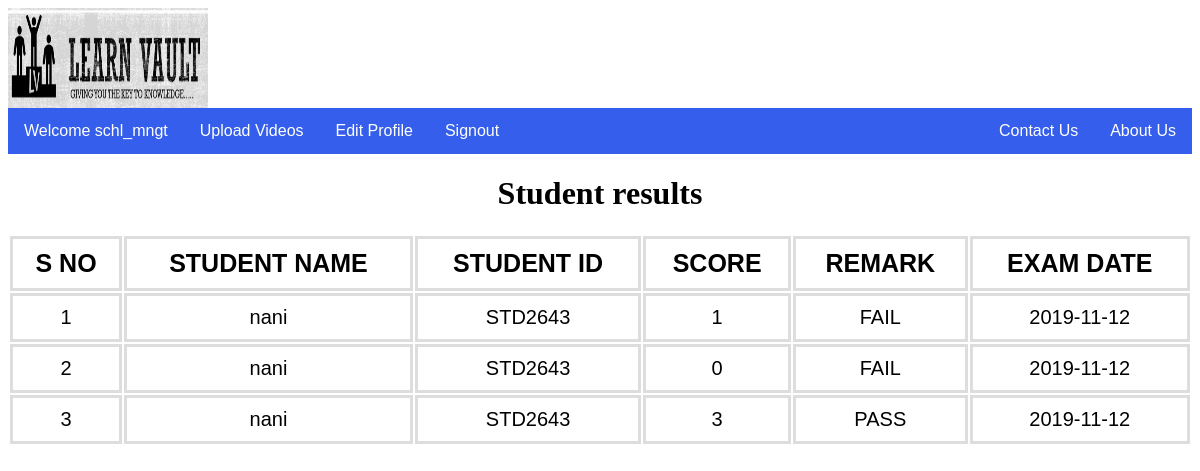
Screenshot of /api/all_results/ (signed in) with the database file from the repository.
### schl_app/models.py (models this page shows, shortened)
class StudentDetails(models.Model):
    student_name = models.ForeignKey(User, on_delete=models.CASCADE)
    student_id = models.CharField(max_length=200, null=True)
    standard = models.CharField(max_length=200, null=True)
    stu_father_name = models.CharField(max_length=200, null=True)
    gender = models.CharField(max_length=10, null=True)
    mobile_no = models.CharField(max_length=20, null=True)
    mail_id = models.CharField(max_length=200, null=True)
    student_password = models.CharField(max_length=200, null=True)
    student_DOB = models.DateField()
    class Meta:
        unique_together = ('mail_id',)

### schl_app/views.py (the view)
@login_required
def TeacherResultsView(request):
    if request.method == "GET":
        results = {}
        results_list = []
        correct_ans = {}
        qn_list = questions_list
        user_obj = User.objects.filter(is_staff=False)
        users_list = [u.username for u in user_obj]
        if request.user.is_staff == True:
            try:
                testdata_obj = TestData.objects.filter(Student_Name__username__in=users_list).order_by('-id')
                for test_data in testdata_obj:
                    student_details = StudentDetails.objects.get(student_name__username=test_data.Student_Name.username)
                    results[test_data.id] = {
                        'student_name': test_data.Student_Name.username,
                        'student_id': student_details.student_id,
                        'score': 0,
                        'class': student_details.standard,
                        'test_date': str(test_data.Test_Date)
                    }
                    correct_ans[test_data.id] = {'score': 0}
                    testdata_json = json.loads(test_data.Test_Data)
                    for testdata in testdata_json:
                        for qstn in qn_list:
                            if testdata['question'] == qstn['question'] and testdata['ans'] == qstn['answer']:
                                results[test_data.id]['score'] += 1
                                correct_ans[test_data.id]['score'] += 1
                    for scr in correct_ans.values():
                        if scr['score'] >= 2:
                            results[test_data.id].update({'remark': "PASS"})
                        elif scr['score'] == 0:
                            results[test_data.id].update({'remark': "FAIL"})
                        else:
                            results[test_data.id].update({'remark': "FAIL"})
                results_list.append(results)
            except:
                results_list.append({
                    "No_Data": "No Results Found"
                })
        return render(request, 'teacher_results_view.html', {'result': results_list})

### schl_app/templates/teacher_results_view.html (shortened to what this page needs)
<html>
<head>
    {% load staticfiles %}
    <link href="{% static 'styles.css' %}" type="text/css" rel="stylesheet">
    <link rel="stylesheet" href="https://cdnjs.cloudflare.com/ajax/libs/font-awesome/4.7.0/css/font-awesome.min.css">
</head>
<body>
<img src="{% static 'Logo.png' %}" style="width:200px;height:100px;">
<div class="navbar">
    <a href="{% url 'home page' %}">Welcome {{ user }}</a>
    <a href="{% url 'upload video' %}">Upload Videos</a>
    <a href="{% url 'Teacher Profile View' %}">Edit Profile</a>
    <a class="active" href="{% url 'Logout' %}">Signout</a>
    <a href="{% url 'About Us' %}" style="float:right;">About Us</a>
    <a href="{% url 'Contact Us' %}" style="float:right;">Contact Us</a>
</div>
<center>
    <form action='{%url "Teacher Results View"%}' method="GET" autocomplete="off">
        <h1>Student results</h1>
        <table>
            {% for results in result %}
            <tr>
                <th>S NO</th>
                <th>STUDENT NAME</th>
                <th>STUDENT ID</th>
                <th>SCORE</th>
                <th>REMARK</th>
                <th>EXAM DATE</th>
            </tr>
            {% for result in results.values %}
            <tr>
                <td>{{ "" }}</td>
                <td>{{ result.student_name }}</td>
                <td>{{ result.student_id }}</td>
                <td>{{ result.score }}</td>
                <td>{{ result.remark }}</td>
                <td>{{ result.test_date }}</td>
            </tr>
            {% endfor %}
            {% endfor %}
        </table>
    </form>
</center>
</body>
</html>

### schl_app/static/styles.css (style rules this page uses)
.navbar { overflow: hidden; background-color: #345eeb; font-family: Arial, Helvetica, sans-serif; }
.navbar a { float: left; font-size: 16px; color: white; text-align: center; padding: 14px 16px; text-decoration: none; }

### schl_app/templates/teacher_results_view.html (style rules this page uses)
table { font-family: arial, sans-serif; border-collapse: collapse; width: 100%; }
th { border: 3px solid #dddddd; text-align: center; font-size: 25px; padding: 10px; }
td { border: 3px solid #dddddd; text-align: center; font-size: 20px; padding: 10px; }
body { counter-reset: Serial; }
table { border-collapse: separate; }
tr td:first-child:before { counter-increment: Serial; content: counter(Serial); }

### rows the page displays
StudentDetails: student_id "STD2643" "STD2643" "STD2643"

### other values shown
{{ user }} "schl_mngt"
{{ result.student_name }} "nani" "nani" "nani"
{{ result.score }} "1" "0" "3"
{{ result.remark }} "FAIL" "FAIL" "PASS"
{{ result.test_date }} "2019-11-12" "2019-11-12" "2019-11-12"
